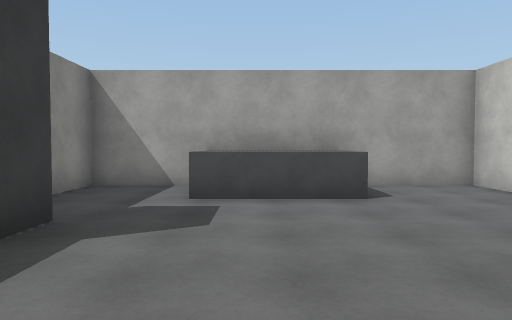
view 1 (above)

14 first-person views from a walk through a scene from a Unity 3-D project. The camera is 1.5 m above the floor, tilts 2° down and sees 70° across. The floor is counted in squares, 2 m on a side. Each view is taken from the middle of a square. On the plan, view 1 faces up. The plan holds only what a view shows up to about 11 squares ahead; the rest is blank. The player character is not drawn. Surface patterns are stand-ins for the level's own textures.

view 2
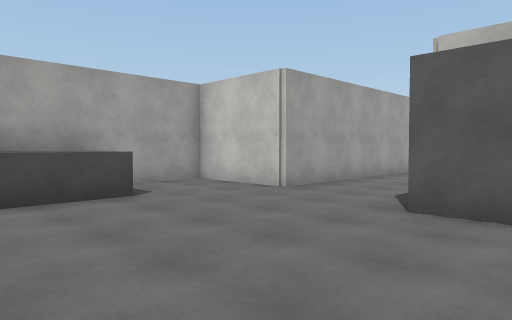

view 3
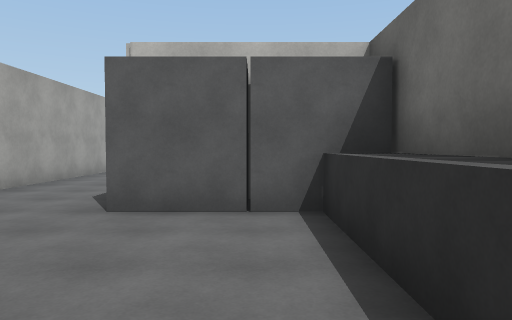

view 4
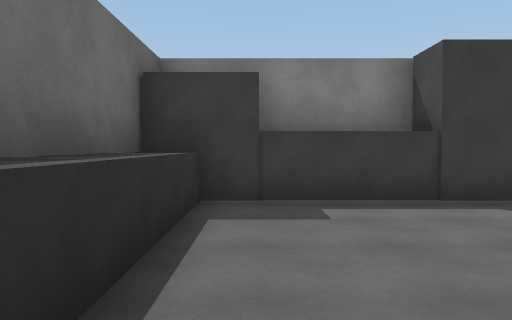

view 5
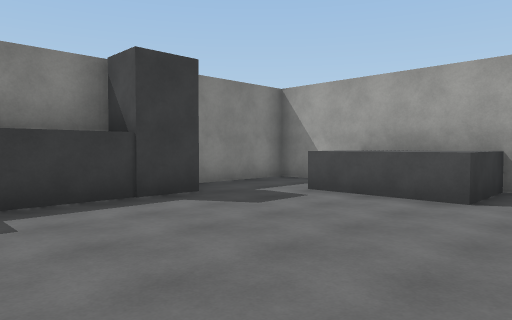

view 6
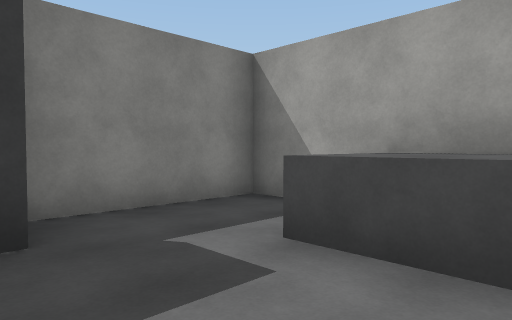

view 7
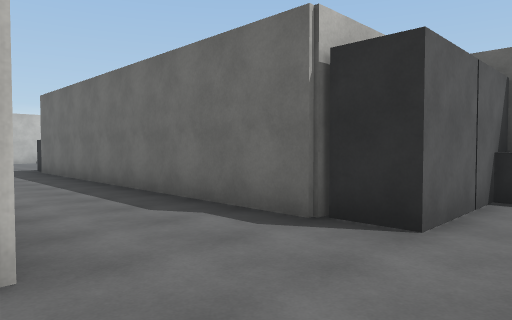

view 8
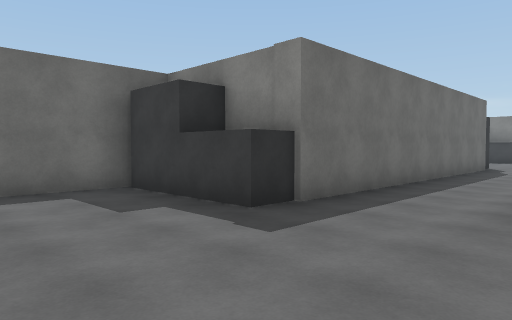

view 9
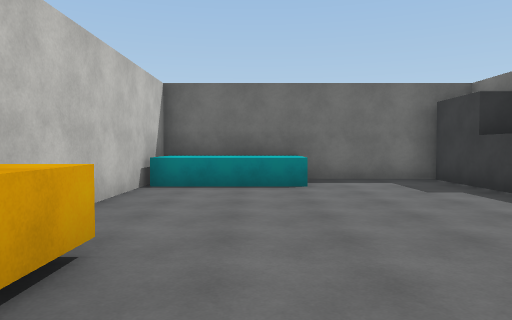

view 10
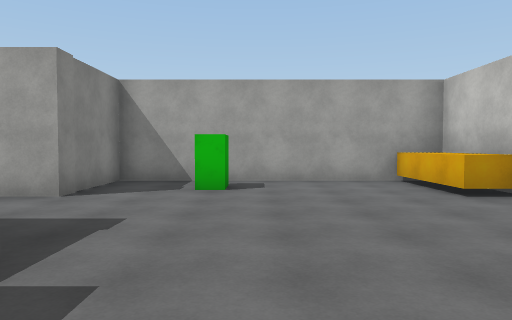

view 11
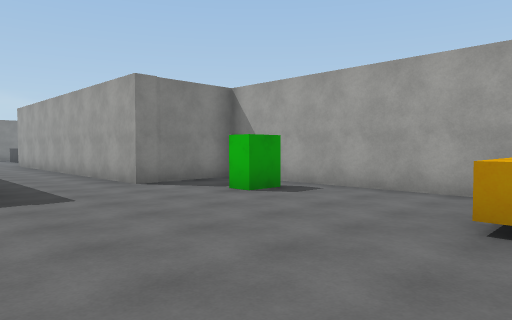

view 12
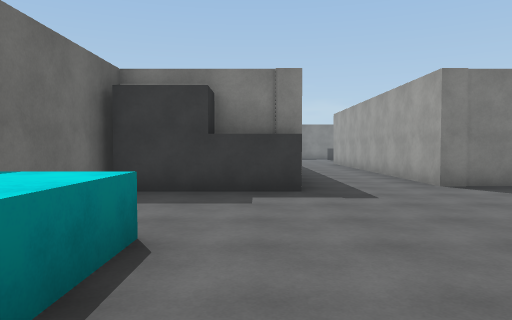

view 13
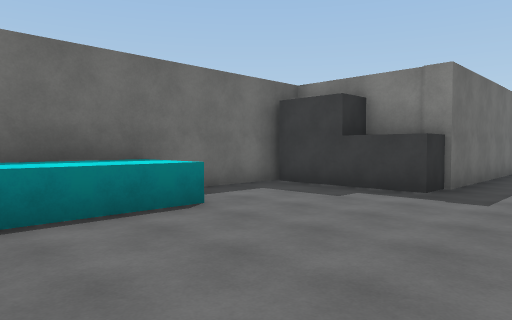

view 14
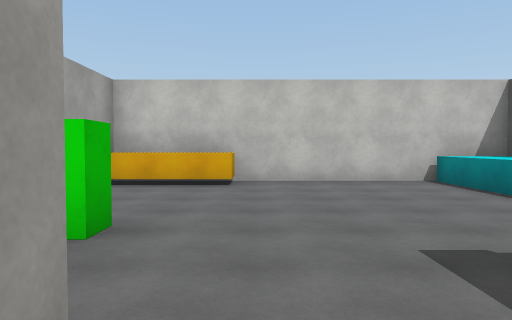

### Floor plan
Key: @ floor where view 1 was taken; # wall or solid block; . floor; ^ raised ledge; B grey block; G green block.
Columns run from 4 left of view 1 to 22 right of it. Each row starts with its distance up from view 1.
  8 ####  ####        #######
  7 #..#^^...#        #.....##
  6 #..^^^...#        #.G...^^
  5 #........##########.....^^
  4 #.........................#
  3  BB.......................#
  2   #......##########.......#
  1   #.....##        #.......#
  0   #.@...#         #...^^^##
 -1   #^^^^##         #...^^^#
 -2   ######          ########

Positions as (right, up) in squares from view 1, and headings:
1: (0, 0), facing up
2: (-1, 0), facing up-right
3: (-1, 0), facing right
4: (3, 0), facing left
5: (3, 0), facing up-left
6: (1, 3), facing up-left
7: (2, 5), facing down-right
8: (18, 5), facing down-left
9: (19, 7), facing down
10: (17, -1), facing up
11: (21, 1), facing up-left
12: (21, 1), facing left
13: (21, 4), facing down-left
14: (13, 4), facing right
